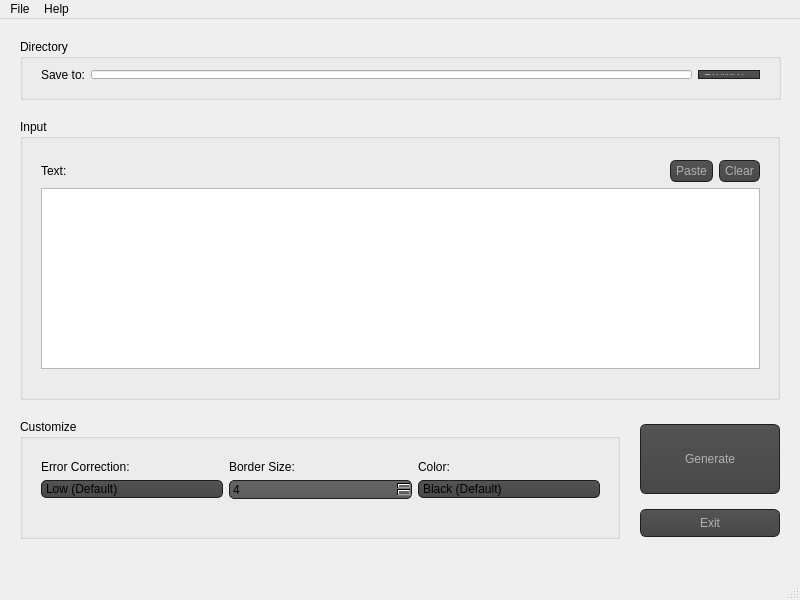
<?xml version="1.0" encoding="UTF-8"?>
<ui version="4.0">
 <class>QRplusplusClass</class>
 <widget class="QMainWindow" name="QRplusplusClass">
  <property name="geometry">
   <rect>
    <x>0</x>
    <y>0</y>
    <width>800</width>
    <height>600</height>
   </rect>
  </property>
  <property name="sizePolicy">
   <sizepolicy hsizetype="Fixed" vsizetype="Fixed">
    <horstretch>0</horstretch>
    <verstretch>0</verstretch>
   </sizepolicy>
  </property>
  <property name="minimumSize">
   <size>
    <width>800</width>
    <height>600</height>
   </size>
  </property>
  <property name="maximumSize">
   <size>
    <width>800</width>
    <height>600</height>
   </size>
  </property>
  <property name="windowTitle">
   <string>QR++ : QR Code Generator</string>
  </property>
  <property name="windowIcon">
   <iconset>
    <normaloff>QRplusplus_icon.ico</normaloff>QRplusplus_icon.ico</iconset>
  </property>
  <widget class="QWidget" name="centralWidget">
   <widget class="QGroupBox" name="groupInput">
    <property name="geometry">
     <rect>
      <x>20</x>
      <y>100</y>
      <width>760</width>
      <height>281</height>
     </rect>
    </property>
    <property name="maximumSize">
     <size>
      <width>760</width>
      <height>360</height>
     </size>
    </property>
    <property name="title">
     <string>Input</string>
    </property>
    <widget class="QWidget" name="verticalLayoutWidget">
     <property name="geometry">
      <rect>
       <x>10</x>
       <y>30</y>
       <width>741</width>
       <height>231</height>
      </rect>
     </property>
     <layout class="QVBoxLayout" name="inputLayout">
      <item>
       <layout class="QHBoxLayout" name="textLayout">
        <item>
         <widget class="QLabel" name="label_text">
          <property name="text">
           <string>Text:</string>
          </property>
          <property name="buddy">
           <cstring>userTextInput</cstring>
          </property>
         </widget>
        </item>
        <item>
         <spacer name="horizontalSpacer">
          <property name="orientation">
           <enum>Qt::Horizontal</enum>
          </property>
          <property name="sizeHint" stdset="0">
           <size>
            <width>40</width>
            <height>20</height>
           </size>
          </property>
         </spacer>
        </item>
        <item>
         <widget class="QPushButton" name="pasteButton">
          <property name="styleSheet">
           <string notr="true">QPushButton
{
    color: #b1b1b1;
    background-color: QLinearGradient( x1: 0, y1: 0, x2: 0, y2: 1, stop: 0 #565656, stop: 0.1 #525252, stop: 0.5 #4e4e4e, stop: 0.9 #4a4a4a, stop: 1 #464646);
    border-width: 1px;
    border-color: #1e1e1e;
    border-style: solid;
    border-radius: 6;
    padding: 3px;
    font-size: 12px;
    padding-left: 5px;
    padding-right: 5px;
}

QPushButton:pressed
{
    background-color: QLinearGradient( x1: 0, y1: 0, x2: 0, y2: 1, stop: 0 #2d2d2d, stop: 0.1 #2b2b2b, stop: 0.5 #292929, stop: 0.9 #282828, stop: 1 #252525);
}

QComboBox
{
    selection-background-color: #ffaa00;
    background-color: QLinearGradient( x1: 0, y1: 0, x2: 0, y2: 1, stop: 0 #565656, stop: 0.1 #525252, stop: 0.5 #4e4e4e, stop: 0.9 #4a4a4a, stop: 1 #464646);
    border-style: solid;
    border: 1px solid #1e1e1e;
    border-radius: 5;
}

QPushButton:hover
{
    border: 2px solid QLinearGradient( x1: 0, y1: 0, x2: 0, y2: 1, stop: 0 #ffa02f, stop: 1 #d7801a);
}</string>
          </property>
          <property name="text">
           <string>Paste</string>
          </property>
         </widget>
        </item>
        <item>
         <widget class="QPushButton" name="clearButton">
          <property name="enabled">
           <bool>false</bool>
          </property>
          <property name="styleSheet">
           <string notr="true">QPushButton
{
    color: #b1b1b1;
    background-color: QLinearGradient( x1: 0, y1: 0, x2: 0, y2: 1, stop: 0 #565656, stop: 0.1 #525252, stop: 0.5 #4e4e4e, stop: 0.9 #4a4a4a, stop: 1 #464646);
    border-width: 1px;
    border-color: #1e1e1e;
    border-style: solid;
    border-radius: 6;
    padding: 3px;
    font-size: 12px;
    padding-left: 5px;
    padding-right: 5px;
}

QPushButton:pressed
{
    background-color: QLinearGradient( x1: 0, y1: 0, x2: 0, y2: 1, stop: 0 #2d2d2d, stop: 0.1 #2b2b2b, stop: 0.5 #292929, stop: 0.9 #282828, stop: 1 #252525);
}

QComboBox
{
    selection-background-color: #ffaa00;
    background-color: QLinearGradient( x1: 0, y1: 0, x2: 0, y2: 1, stop: 0 #565656, stop: 0.1 #525252, stop: 0.5 #4e4e4e, stop: 0.9 #4a4a4a, stop: 1 #464646);
    border-style: solid;
    border: 1px solid #1e1e1e;
    border-radius: 5;
}

QPushButton:hover
{
    border: 2px solid QLinearGradient( x1: 0, y1: 0, x2: 0, y2: 1, stop: 0 #ffa02f, stop: 1 #d7801a);
}</string>
          </property>
          <property name="text">
           <string>Clear</string>
          </property>
         </widget>
        </item>
       </layout>
      </item>
      <item>
       <widget class="QPlainTextEdit" name="userTextInput">
        <property name="styleSheet">
         <string notr="true"/>
        </property>
        <property name="plainText">
         <string/>
        </property>
        <property name="placeholderText">
         <string>Enter your text to be put into the QR Code...</string>
        </property>
       </widget>
      </item>
     </layout>
    </widget>
   </widget>
   <widget class="QGroupBox" name="groupCustomize">
    <property name="geometry">
     <rect>
      <x>20</x>
      <y>400</y>
      <width>600</width>
      <height>120</height>
     </rect>
    </property>
    <property name="title">
     <string>Customize</string>
    </property>
    <widget class="QWidget" name="gridLayoutWidget">
     <property name="geometry">
      <rect>
       <x>10</x>
       <y>30</y>
       <width>581</width>
       <height>61</height>
      </rect>
     </property>
     <layout class="QGridLayout" name="customizeLayout">
      <item row="3" column="2">
       <widget class="QComboBox" name="comboBox_color">
        <property name="styleSheet">
         <string notr="true">QComboBox
{
    selection-background-color: #ffaa00;
    background-color: QLinearGradient( x1: 0, y1: 0, x2: 0, y2: 1, stop: 0 #565656, stop: 0.1 #525252, stop: 0.5 #4e4e4e, stop: 0.9 #4a4a4a, stop: 1 #464646);
    border-style: solid;
    border: 1px solid #1e1e1e;
    border-radius: 5;
}

QComboBox:hover
{
    border: 2px solid QLinearGradient( x1: 0, y1: 0, x2: 0, y2: 1, stop: 0 #ffa02f, stop: 1 #d7801a);
}


QComboBox:on
{
    padding-top: 3px;
    padding-left: 4px;
    background-color: QLinearGradient( x1: 0, y1: 0, x2: 0, y2: 1, stop: 0 #2d2d2d, stop: 0.1 #2b2b2b, stop: 0.5 #292929, stop: 0.9 #282828, stop: 1 #252525);
    selection-background-color: #ffaa00;
}

QComboBox QAbstractItemView
{
    border: 2px solid darkgray;
    selection-background-color: QLinearGradient( x1: 0, y1: 0, x2: 0, y2: 1, stop: 0 #ffa02f, stop: 1 #d7801a);
}

QComboBox::drop-down
{
     subcontrol-origin: padding;
     subcontrol-position: top right;
     width: 15px;

     border-left-width: 0px;
     border-left-color: darkgray;
     border-left-style: solid; /* just a single line */
     border-top-right-radius: 3px; /* same radius as the QComboBox */
     border-bottom-right-radius: 3px;
 }

QComboBox::down-arrow
{
     image: url(:/down_arrow.png);
}
</string>
        </property>
        <item>
         <property name="text">
          <string>Black (Default)</string>
         </property>
        </item>
        <item>
         <property name="text">
          <string>Red</string>
         </property>
        </item>
        <item>
         <property name="text">
          <string>Pink</string>
         </property>
        </item>
        <item>
         <property name="text">
          <string>Purple</string>
         </property>
        </item>
        <item>
         <property name="text">
          <string>Deep Purple</string>
         </property>
        </item>
        <item>
         <property name="text">
          <string>Indigo</string>
         </property>
        </item>
        <item>
         <property name="text">
          <string>Blue</string>
         </property>
        </item>
        <item>
         <property name="text">
          <string>Cyan</string>
         </property>
        </item>
        <item>
         <property name="text">
          <string>Teal</string>
         </property>
        </item>
        <item>
         <property name="text">
          <string>Green</string>
         </property>
        </item>
        <item>
         <property name="text">
          <string>Orange</string>
         </property>
        </item>
        <item>
         <property name="text">
          <string>Deep Orange</string>
         </property>
        </item>
        <item>
         <property name="text">
          <string>Brown</string>
         </property>
        </item>
        <item>
         <property name="text">
          <string>Grey</string>
         </property>
        </item>
       </widget>
      </item>
      <item row="1" column="0">
       <widget class="QLabel" name="label_errorCor">
        <property name="text">
         <string>Error Correction:</string>
        </property>
        <property name="buddy">
         <cstring>comboBox_errorlvl</cstring>
        </property>
       </widget>
      </item>
      <item row="3" column="0">
       <widget class="QComboBox" name="comboBox_errorlvl">
        <property name="styleSheet">
         <string notr="true">QComboBox
{
    selection-background-color: #ffaa00;
    background-color: QLinearGradient( x1: 0, y1: 0, x2: 0, y2: 1, stop: 0 #565656, stop: 0.1 #525252, stop: 0.5 #4e4e4e, stop: 0.9 #4a4a4a, stop: 1 #464646);
    border-style: solid;
    border: 1px solid #1e1e1e;
    border-radius: 5;
}

QComboBox:hover
{
    border: 2px solid QLinearGradient( x1: 0, y1: 0, x2: 0, y2: 1, stop: 0 #ffa02f, stop: 1 #d7801a);
}


QComboBox:on
{
    padding-top: 3px;
    padding-left: 4px;
    background-color: QLinearGradient( x1: 0, y1: 0, x2: 0, y2: 1, stop: 0 #2d2d2d, stop: 0.1 #2b2b2b, stop: 0.5 #292929, stop: 0.9 #282828, stop: 1 #252525);
    selection-background-color: #ffaa00;
}

QComboBox QAbstractItemView
{
    border: 2px solid darkgray;
    selection-background-color: QLinearGradient( x1: 0, y1: 0, x2: 0, y2: 1, stop: 0 #ffa02f, stop: 1 #d7801a);
}

QComboBox::drop-down
{
     subcontrol-origin: padding;
     subcontrol-position: top right;
     width: 15px;

     border-left-width: 0px;
     border-left-color: darkgray;
     border-left-style: solid; /* just a single line */
     border-top-right-radius: 3px; /* same radius as the QComboBox */
     border-bottom-right-radius: 3px;
 }

QComboBox::down-arrow
{
     image: url(:/down_arrow.png);
}
</string>
        </property>
        <item>
         <property name="text">
          <string>Low (Default)</string>
         </property>
        </item>
       </widget>
      </item>
      <item row="3" column="1">
       <widget class="QSpinBox" name="spinBox_borderSize">
        <property name="styleSheet">
         <string notr="true">QSpinBox
{
    background-color: QLinearGradient( x1: 0, y1: 0, x2: 0, y2: 1, stop: 0 #4d4d4d, stop: 0 #646464, stop: 1 #5d5d5d);
    padding: 1px;
    border-style: solid;
    border: 1px solid #1e1e1e;
    border-radius: 5;
}</string>
        </property>
        <property name="minimum">
         <number>4</number>
        </property>
        <property name="maximum">
         <number>40</number>
        </property>
        <property name="value">
         <number>4</number>
        </property>
       </widget>
      </item>
      <item row="1" column="2">
       <widget class="QLabel" name="label_color">
        <property name="text">
         <string>Color:</string>
        </property>
        <property name="buddy">
         <cstring>comboBox_color</cstring>
        </property>
       </widget>
      </item>
      <item row="1" column="1">
       <widget class="QLabel" name="label_borderSize">
        <property name="text">
         <string>Border Size:</string>
        </property>
        <property name="buddy">
         <cstring>spinBox_borderSize</cstring>
        </property>
       </widget>
      </item>
     </layout>
    </widget>
   </widget>
   <widget class="QPushButton" name="generateButton">
    <property name="enabled">
     <bool>false</bool>
    </property>
    <property name="geometry">
     <rect>
      <x>640</x>
      <y>405</y>
      <width>140</width>
      <height>70</height>
     </rect>
    </property>
    <property name="font">
     <font>
      <pointsize>-1</pointsize>
      <weight>50</weight>
      <bold>false</bold>
     </font>
    </property>
    <property name="toolTip">
     <string>Generate Button</string>
    </property>
    <property name="whatsThis">
     <string/>
    </property>
    <property name="styleSheet">
     <string notr="true">QPushButton
{
    color: #b1b1b1;
    background-color: QLinearGradient( x1: 0, y1: 0, x2: 0, y2: 1, stop: 0 #565656, stop: 0.1 #525252, stop: 0.5 #4e4e4e, stop: 0.9 #4a4a4a, stop: 1 #464646);
    border-width: 1px;
    border-color: #1e1e1e;
    border-style: solid;
    border-radius: 6;
    padding: 3px;
    font-size: 12px;
    padding-left: 5px;
    padding-right: 5px;
}

QPushButton:pressed
{
    background-color: QLinearGradient( x1: 0, y1: 0, x2: 0, y2: 1, stop: 0 #2d2d2d, stop: 0.1 #2b2b2b, stop: 0.5 #292929, stop: 0.9 #282828, stop: 1 #252525);
}

QComboBox
{
    selection-background-color: #ffaa00;
    background-color: QLinearGradient( x1: 0, y1: 0, x2: 0, y2: 1, stop: 0 #565656, stop: 0.1 #525252, stop: 0.5 #4e4e4e, stop: 0.9 #4a4a4a, stop: 1 #464646);
    border-style: solid;
    border: 1px solid #1e1e1e;
    border-radius: 5;
}

QPushButton:hover
{
    border: 2px solid QLinearGradient( x1: 0, y1: 0, x2: 0, y2: 1, stop: 0 #ffa02f, stop: 1 #d7801a);
}</string>
    </property>
    <property name="text">
     <string>Generate</string>
    </property>
   </widget>
   <widget class="QPushButton" name="exitButton">
    <property name="geometry">
     <rect>
      <x>640</x>
      <y>490</y>
      <width>140</width>
      <height>28</height>
     </rect>
    </property>
    <property name="styleSheet">
     <string notr="true">QPushButton
{
    color: #b1b1b1;
    background-color: QLinearGradient( x1: 0, y1: 0, x2: 0, y2: 1, stop: 0 #565656, stop: 0.1 #525252, stop: 0.5 #4e4e4e, stop: 0.9 #4a4a4a, stop: 1 #464646);
    border-width: 1px;
    border-color: #1e1e1e;
    border-style: solid;
    border-radius: 6;
    padding: 3px;
    font-size: 12px;
    padding-left: 5px;
    padding-right: 5px;
}

QPushButton:pressed
{
    background-color: QLinearGradient( x1: 0, y1: 0, x2: 0, y2: 1, stop: 0 #2d2d2d, stop: 0.1 #2b2b2b, stop: 0.5 #292929, stop: 0.9 #282828, stop: 1 #252525);
}

QComboBox
{
    selection-background-color: #ffaa00;
    background-color: QLinearGradient( x1: 0, y1: 0, x2: 0, y2: 1, stop: 0 #565656, stop: 0.1 #525252, stop: 0.5 #4e4e4e, stop: 0.9 #4a4a4a, stop: 1 #464646);
    border-style: solid;
    border: 1px solid #1e1e1e;
    border-radius: 5;
}

QPushButton:hover
{
    border: 2px solid QLinearGradient( x1: 0, y1: 0, x2: 0, y2: 1, stop: 0 #ffa02f, stop: 1 #d7801a);
}</string>
    </property>
    <property name="text">
     <string>Exit</string>
    </property>
   </widget>
   <widget class="QGroupBox" name="groupDirectory">
    <property name="geometry">
     <rect>
      <x>20</x>
      <y>20</y>
      <width>761</width>
      <height>61</height>
     </rect>
    </property>
    <property name="styleSheet">
     <string notr="true">QGroupBox:focus
{
border: 2px solid QLinearGradient( x1: 0, y1: 0, x2: 0, y2: 1, stop: 0 #ffa02f, stop: 1 #d7801a);
}</string>
    </property>
    <property name="title">
     <string>Directory</string>
    </property>
    <widget class="QWidget" name="horizontalLayoutWidget">
     <property name="geometry">
      <rect>
       <x>10</x>
       <y>20</y>
       <width>741</width>
       <height>31</height>
      </rect>
     </property>
     <layout class="QHBoxLayout" name="directoryLayout">
      <item>
       <widget class="QLabel" name="label_saveto">
        <property name="text">
         <string>Save to:</string>
        </property>
       </widget>
      </item>
      <item>
       <widget class="QLineEdit" name="lineEdit_fileDirectory">
        <property name="styleSheet">
         <string notr="true">QTextEdit
{
    background-color: #242424;
}</string>
        </property>
       </widget>
      </item>
      <item>
       <widget class="QPushButton" name="browseButton">
        <property name="styleSheet">
         <string notr="true">QPushButton
{
    color: #b1b1b1;
    background-color: QLinearGradient( x1: 0, y1: 0, x2: 0, y2: 1, stop: 0 #565656, stop: 0.1 #525252, stop: 0.5 #4e4e4e, stop: 0.9 #4a4a4a, stop: 1 #464646);
    border-width: 1px;
    border-color: #1e1e1e;
    border-style: solid;
    border-radius: 6;
    padding: 3px;
    font-size: 12px;
    padding-left: 5px;
    padding-right: 5px;
}

QPushButton:pressed
{
    background-color: QLinearGradient( x1: 0, y1: 0, x2: 0, y2: 1, stop: 0 #2d2d2d, stop: 0.1 #2b2b2b, stop: 0.5 #292929, stop: 0.9 #282828, stop: 1 #252525);
}

QComboBox
{
    selection-background-color: #ffaa00;
    background-color: QLinearGradient( x1: 0, y1: 0, x2: 0, y2: 1, stop: 0 #565656, stop: 0.1 #525252, stop: 0.5 #4e4e4e, stop: 0.9 #4a4a4a, stop: 1 #464646);
    border-style: solid;
    border: 1px solid #1e1e1e;
    border-radius: 5;
}

QPushButton:hover
{
    border: 2px solid QLinearGradient( x1: 0, y1: 0, x2: 0, y2: 1, stop: 0 #ffa02f, stop: 1 #d7801a);
}</string>
        </property>
        <property name="text">
         <string>Browse...</string>
        </property>
       </widget>
      </item>
     </layout>
    </widget>
   </widget>
  </widget>
  <widget class="QMenuBar" name="menuBar">
   <property name="geometry">
    <rect>
     <x>0</x>
     <y>0</y>
     <width>800</width>
     <height>21</height>
    </rect>
   </property>
   <widget class="QMenu" name="menuFile">
    <property name="title">
     <string>File</string>
    </property>
    <addaction name="actionBrowse"/>
    <addaction name="actionOpen"/>
    <addaction name="separator"/>
    <addaction name="actionExit"/>
   </widget>
   <widget class="QMenu" name="menuAbout">
    <property name="title">
     <string>Help</string>
    </property>
    <addaction name="actionWebsite"/>
    <addaction name="actionGithub"/>
    <addaction name="separator"/>
    <addaction name="actionAbout_Qt"/>
    <addaction name="actionAbout_Nayuki"/>
    <addaction name="actionAbout"/>
   </widget>
   <addaction name="menuFile"/>
   <addaction name="menuAbout"/>
  </widget>
  <widget class="QStatusBar" name="statusBar"/>
  <action name="actionGenerate">
   <property name="enabled">
    <bool>false</bool>
   </property>
   <property name="text">
    <string>Generate</string>
   </property>
  </action>
  <action name="actionExit">
   <property name="text">
    <string>Exit</string>
   </property>
  </action>
  <action name="actionAbout">
   <property name="text">
    <string>About QR++</string>
   </property>
  </action>
  <action name="actionOpen">
   <property name="text">
    <string>Open</string>
   </property>
  </action>
  <action name="actionWebsite">
   <property name="enabled">
    <bool>false</bool>
   </property>
   <property name="text">
    <string>Website (Coming Soon)</string>
   </property>
  </action>
  <action name="actionGithub">
   <property name="text">
    <string>Github</string>
   </property>
  </action>
  <action name="actionBrowse">
   <property name="text">
    <string>Browse...</string>
   </property>
  </action>
  <action name="actionGenerate_2">
   <property name="text">
    <string>Generate</string>
   </property>
  </action>
  <action name="actionAbout_Qt">
   <property name="text">
    <string>About Qt</string>
   </property>
  </action>
  <action name="actionAbout_Nayuki">
   <property name="text">
    <string>About QRcodegen</string>
   </property>
  </action>
 </widget>
 <layoutdefault spacing="6" margin="11"/>
 <resources/>
 <connections>
  <connection>
   <sender>clearButton</sender>
   <signal>clicked()</signal>
   <receiver>userTextInput</receiver>
   <slot>clear()</slot>
   <hints>
    <hint type="sourcelabel">
     <x>768</x>
     <y>175</y>
    </hint>
    <hint type="destinationlabel">
     <x>706</x>
     <y>274</y>
    </hint>
   </hints>
  </connection>
  <connection>
   <sender>pasteButton</sender>
   <signal>clicked()</signal>
   <receiver>userTextInput</receiver>
   <slot>paste()</slot>
   <hints>
    <hint type="sourcelabel">
     <x>687</x>
     <y>175</y>
    </hint>
    <hint type="destinationlabel">
     <x>634</x>
     <y>271</y>
    </hint>
   </hints>
  </connection>
 </connections>
</ui>
